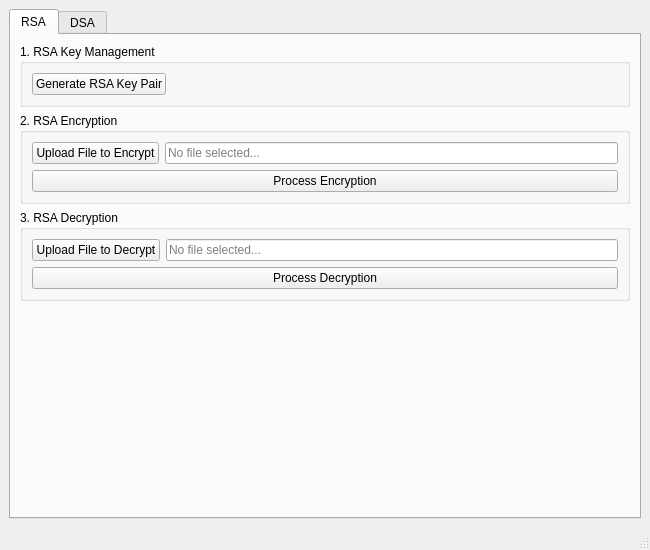
<?xml version="1.0" encoding="UTF-8"?>
<ui version="4.0">
 <class>MainWindow</class>
 <widget class="QMainWindow" name="MainWindow">
  <property name="geometry">
   <rect>
    <x>0</x>
    <y>0</y>
    <width>650</width>
    <height>550</height>
   </rect>
  </property>
  <property name="minimumSize">
   <size>
    <width>650</width>
    <height>550</height>
   </size>
  </property>
  <property name="windowTitle">
   <string>Crypto S/W App</string>
  </property>
  <widget class="QWidget" name="centralwidget">
   <layout class="QVBoxLayout" name="verticalLayout">
    <item>
     <widget class="QTabWidget" name="tabWidget">
      <property name="currentIndex">
       <number>0</number>
      </property>
      <widget class="QWidget" name="rsaTab">
       <attribute name="title">
        <string>RSA</string>
       </attribute>
       <layout class="QVBoxLayout" name="verticalLayout_2">
        <item>
         <widget class="QGroupBox" name="rsaKeysBox">
          <property name="title">
           <string>1. RSA Key Management</string>
          </property>
          <layout class="QHBoxLayout" name="horizontalLayout">
           <item>
            <widget class="QPushButton" name="btnGenerateRsaKeys">
             <property name="text">
              <string>Generate RSA Key Pair</string>
             </property>
            </widget>
           </item>
           <item>
            <spacer name="horizontalSpacer">
             <property name="orientation">
              <enum>Qt::Horizontal</enum>
             </property>
             <property name="sizeHint" stdset="0">
              <size>
               <width>40</width>
               <height>20</height>
              </size>
             </property>
            </spacer>
           </item>
          </layout>
         </widget>
        </item>
        <item>
         <widget class="QGroupBox" name="encryptBox">
          <property name="title">
           <string>2. RSA Encryption</string>
          </property>
          <layout class="QGridLayout" name="gridLayout">
           <item row="0" column="0">
            <widget class="QPushButton" name="btnUploadEncrypt">
             <property name="text">
              <string>Upload File to Encrypt</string>
             </property>
            </widget>
           </item>
           <item row="0" column="1">
            <widget class="QLineEdit" name="lineEncryptFile">
             <property name="readOnly">
              <bool>true</bool>
             </property>
             <property name="placeholderText">
              <string>No file selected...</string>
             </property>
            </widget>
           </item>
           <item row="1" column="0" colspan="2">
            <widget class="QPushButton" name="btnEncrypt">
             <property name="text">
              <string>Process Encryption</string>
             </property>
            </widget>
           </item>
          </layout>
         </widget>
        </item>
        <item>
         <widget class="QGroupBox" name="decryptBox">
          <property name="title">
           <string>3. RSA Decryption</string>
          </property>
          <layout class="QGridLayout" name="gridLayout_2">
           <item row="0" column="0">
            <widget class="QPushButton" name="btnUploadDecrypt">
             <property name="text">
              <string>Upload File to Decrypt</string>
             </property>
            </widget>
           </item>
           <item row="0" column="1">
            <widget class="QLineEdit" name="lineDecryptFile">
             <property name="readOnly">
              <bool>true</bool>
             </property>
             <property name="placeholderText">
              <string>No file selected...</string>
             </property>
            </widget>
           </item>
           <item row="1" column="0" colspan="2">
            <widget class="QPushButton" name="btnDecrypt">
             <property name="text">
              <string>Process Decryption</string>
             </property>
            </widget>
           </item>
          </layout>
         </widget>
        </item>
        <item>
         <spacer name="verticalSpacer">
          <property name="orientation">
           <enum>Qt::Vertical</enum>
          </property>
          <property name="sizeHint" stdset="0">
           <size>
            <width>20</width>
            <height>40</height>
           </size>
          </property>
         </spacer>
        </item>
       </layout>
      </widget>
      <widget class="QWidget" name="dsaTab">
       <attribute name="title">
        <string>DSA</string>
       </attribute>
       <layout class="QVBoxLayout" name="verticalLayout_3">
        <item>
         <widget class="QGroupBox" name="dsaKeysBox">
          <property name="title">
           <string>1. DSA Key Management</string>
          </property>
          <layout class="QHBoxLayout" name="horizontalLayout_2">
           <item>
            <widget class="QPushButton" name="btnGenerateDsaKeys">
             <property name="text">
              <string>Generate DSA Key Pair</string>
             </property>
            </widget>
           </item>
           <item>
            <spacer name="horizontalSpacer_2">
             <property name="orientation">
              <enum>Qt::Horizontal</enum>
             </property>
             <property name="sizeHint" stdset="0">
              <size>
               <width>40</width>
               <height>20</height>
              </size>
             </property>
            </spacer>
           </item>
          </layout>
         </widget>
        </item>
        <item>
         <widget class="QGroupBox" name="signBox">
          <property name="title">
           <string>2. DSA Signature Generation</string>
          </property>
          <layout class="QGridLayout" name="gridLayout_3">
           <item row="0" column="0">
            <widget class="QPushButton" name="btnUploadSign">
             <property name="text">
              <string>Upload File to Sign</string>
             </property>
            </widget>
           </item>
           <item row="0" column="1">
            <widget class="QLineEdit" name="lineSignFile">
             <property name="readOnly">
              <bool>true</bool>
             </property>
             <property name="placeholderText">
              <string>No file selected...</string>
             </property>
            </widget>
           </item>
           <item row="1" column="0" colspan="2">
            <widget class="QPushButton" name="btnSign">
             <property name="text">
              <string>Generate Signature</string>
             </property>
            </widget>
           </item>
           <item row="2" column="0" colspan="2">
            <widget class="QTextEdit" name="textSignature">
             <property name="readOnly">
              <bool>true</bool>
             </property>
             <property name="placeholderText">
              <string>Generated signature (HEX) will appear here...</string>
             </property>
            </widget>
           </item>
          </layout>
         </widget>
        </item>
        <item>
         <widget class="QGroupBox" name="verifyBox">
          <property name="title">
           <string>3. DSA Signature Verification</string>
          </property>
          <layout class="QGridLayout" name="gridLayout_4">
           <item row="0" column="0">
            <widget class="QPushButton" name="btnUploadVerifyFile">
             <property name="text">
              <string>Upload File to Verify</string>
             </property>
            </widget>
           </item>
           <item row="0" column="1">
            <widget class="QLineEdit" name="lineVerifyFile">
             <property name="readOnly">
              <bool>true</bool>
             </property>
             <property name="placeholderText">
              <string>No file selected...</string>
             </property>
            </widget>
           </item>
           <item row="1" column="0">
            <widget class="QPushButton" name="btnUploadVerifySig">
             <property name="text">
              <string>Upload Signature File</string>
             </property>
            </widget>
           </item>
           <item row="1" column="1">
            <widget class="QLineEdit" name="lineVerifySig">
             <property name="readOnly">
              <bool>true</bool>
             </property>
             <property name="placeholderText">
              <string>No signature file selected...</string>
             </property>
            </widget>
           </item>
           <item row="2" column="0" colspan="2">
            <widget class="QPushButton" name="btnVerify">
             <property name="text">
              <string>Verify Signature</string>
             </property>
            </widget>
           </item>
          </layout>
         </widget>
        </item>
        <item>
         <spacer name="verticalSpacer_2">
          <property name="orientation">
           <enum>Qt::Vertical</enum>
          </property>
          <property name="sizeHint" stdset="0">
           <size>
            <width>20</width>
            <height>40</height>
           </size>
          </property>
         </spacer>
        </item>
       </layout>
      </widget>
     </widget>
    </item>
   </layout>
  </widget>
  <widget class="QMenuBar" name="menubar">
   <property name="geometry">
    <rect>
     <x>0</x>
     <y>0</y>
     <width>650</width>
     <height>21</height>
    </rect>
   </property>
  </widget>
  <widget class="QStatusBar" name="statusbar"/>
 </widget>
 <resources/>
 <connections/>
</ui>
